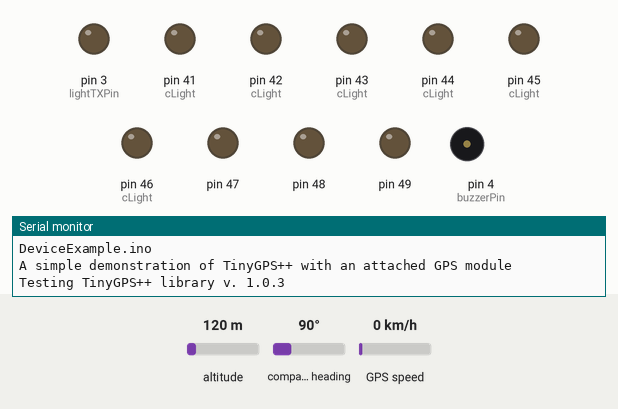
This sketch was run on a simulated Arduino Mega 2560, built with avr-gcc and run on an emulated ATmega2560. On the bench: output pins drawn as LEDs (lit = HIGH), buzzer (waves = sounding, pin HIGH), the last lines printed to the serial monitor. The inputs (shaded band) are chosen by the test bench; at power-on: GPS speed 0 km/h, altitude 120 m, compass heading 90°. The GPS gets a fix after 3 s at 37.7749, -122.4194 with 8 satellites.

Above: at 0.1 s.
At 1.2 s:
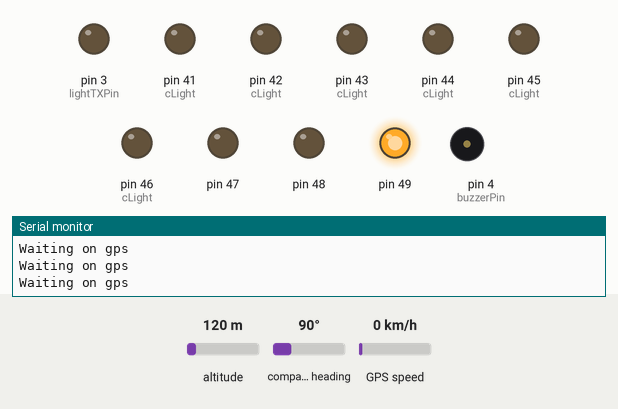
1.3 s: GPS speed set to 90 km/h
At 4.7 s:
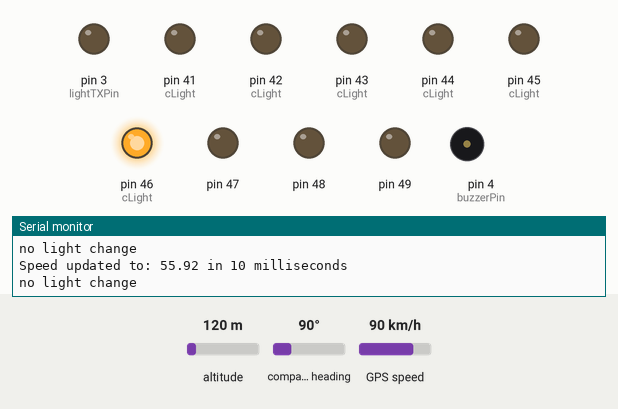
Timing chart, 0 to 6.2 s (numbered marks = the images above; inputs shaded):
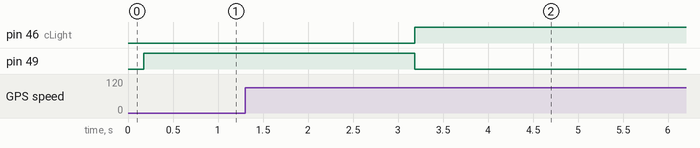

Measured:
- after the input at 1.3 s, pin 41 (cLight): stays LOW (without the input it goes to HIGH after 1.9 s); pin 46 (cLight): LOW → HIGH after 1.9 s

The sketch:

Smart_Light_Bar_Controller.ino
```cpp
#include <TinyGPS++.h>
#include <SparkFun_ADXL345.h>         // SparkFun ADXL345 Library
#include <ezButton.h>
//#include <SoftwareSerial.h>


/*********** acellerometer COMMUNICATION SELECTION ***********/
/*    Comment Out The One You Are Not Using    */
//ADXL345 adxl = ADXL345(10);           // USE FOR SPI COMMUNICATION, ADXL345(CS_PIN);
ADXL345 adxl = ADXL345();             // USE FOR I2C COMMUNICATION

static const int RXPin = 19, TXPin = 18;
static const uint32_t GPSBaud = 9600;
int currentLightsetting = 0;
static const int lightTXPin = 3;
int cLight = 41;
int cSpeed = 1;
// MPH of full spot setting
int spotSpeed = 50;
int newSpeedSetting = 1;
int justbooted = 1;
unsigned long gpsSpeedMillis;
int previousGPSspeed = 0 ;
int currentGpsSpeed = 0;

//Array of speeds to change light settings
int lightSettingsSpeeds[5];
int hasRecentAcitivity;
// The TinyGPS++ object
TinyGPSPlus gps;

//Button pressing vars
const int SHORT_PRESS_TIME = 1000; // 1000 milliseconds
const int LONG_PRESS_TIME  = 2000; // 1000 milliseconds
ezButton button(2);  // create ezButton object that attach to pin
unsigned long pressedTime  = 0;
unsigned long releasedTime = 0;
bool isPressing = false;
bool isLongDetected = false;

const int buzzerPin = 4; //buzzer to arduino pin 9


// The serial connection to the GPS device
//SoftwareSerial ss(RXPin, TXPin);

void setup()
{
 Serial.begin(9600);
 Serial2.begin(GPSBaud);
 button.setDebounceTime(50); // set debounce button time to 50 milliseconds

 // /*
 //     setup accelerometer
 // */
 // adxl.powerOn();                     // Power on the ADXL345

 // adxl.setRangeSetting(16);           // Give the range settings
 //                                     // Accepted values are 2g, 4g, 8g or 16g
 //                                     // Higher Values = Wider Measurement Range
 //                                     // Lower Values = Greater Sensitivity

 // adxl.setSpiBit(0);                  // Configure the device to be in 4 wire SPI mode when set to '0' or 3 wire SPI mode when set to 1
 //                                     // Default: Set to 1
 //                                     // SPI pins on the ATMega328: 11, 12 and 13 as reference in SPI Library

 // adxl.setActivityXYZ(1, 1, 1);       // Set to activate movement detection in the axes "adxl.setActivityXYZ(X, Y, Z);" (1 == ON, 0 == OFF)
 // adxl.setActivityThreshold(21);      // 62.5mg per increment   // Set activity   // Inactivity thresholds (0-255)
 // adxl.setInactivityXYZ(1, 1, 1);     // Set to detect inactivity in all the axes "adxl.setInactivityXYZ(X, Y, Z);" (1 == ON, 0 == OFF)
 // adxl.setInactivityThreshold(20);    // 62.5mg per increment   // Set inactivity // Inactivity thresholds (0-255)
 // adxl.setTimeInactivity(5);         // How many seconds of no activity is inactive?

 //  // Turn on Interrupts for each mode (1 == ON, 0 == OFF)
 // adxl.InactivityINT(1);
 // adxl.ActivityINT(1);

 /*
   Setup led pins
 */

 //Lighting control pins
  pinMode(41, OUTPUT);
  pinMode(42, OUTPUT);
  pinMode(43, OUTPUT);
  pinMode(44, OUTPUT);
  pinMode(45, OUTPUT);
  pinMode(46, OUTPUT);
  pinMode(47, OUTPUT);

 //Blue Ready Lighting
  pinMode(48, OUTPUT);
 //Error led light
  pinMode(49, OUTPUT);
 // buzzer pin
  pinMode(buzzerPin, OUTPUT);

  pinMode(lightTXPin, OUTPUT);

 Serial.println(F("DeviceExample.ino"));
 Serial.println(F("A simple demonstration of TinyGPS++ with an attached GPS module"));
 Serial.print(F("Testing TinyGPS++ library v. ")); Serial.println(TinyGPSPlus::libraryVersion());
 Serial.println(F("by Mikal Hart"));
 Serial.println();
}

void loop()
{

 int blueLight = 0;
 //ADXL_ISR();
 // This sketch displays information every time a new sentence is correctly encoded.
 while (Serial2.available() > 0){

   //Check new speed and populate light settings ranges
   if(newSpeedSetting){
     Serial.println("New Speed Setting");
     int tempVar = spotSpeed / 5;
     for (byte i = 0; i < 5; i = i + 1) {
       lightSettingsSpeeds[i] = (i+1)*(tempVar);

       Serial.println(lightSettingsSpeeds[i]);
     }
     Serial.println("full array");
     Serial.println(lightSettingsSpeeds[0]);
     Serial.println(lightSettingsSpeeds[1]);
     Serial.println(lightSettingsSpeeds[2]);
     Serial.println(lightSettingsSpeeds[3]);
     Serial.println(lightSettingsSpeeds[4]);
     Serial.println("full done");
     //reset new speed setting
     newSpeedSetting = 0;

   }


   /*
   Main logic to change light bar settings based on speed
   */
    if (gps.encode(Serial2.read()))
     //displayInfo();

    if (gps.speed.isValid())
    {
      // if(justbooted == 1){
      //   Serial.println("in just booted");
      //   previousGPSspeed = gps.speed.mph();
      //   cSpeed = previousGPSspeed;
      //   gpsSpeedMillis = millis();  //timmer for gps MPH refresh rate
      //   justbooted = 0;
      //  }

      // if(justbooted == 0 ){
      //   Serial.println("in no just booted");
      //   int currentMillis = millis();
      //   if ((currentMillis - gpsSpeedMillis) < 1000)
      //   {
      //     int acell = (currentGpsSpeed - previousGPSspeed ) / ((currentMillis - gpsSpeedMillis)/1000);
      //     Serial.println("Acell is ---");
      //     Serial.println(acell);
      //     cSpeed = cSpeed + acell;
      //   }
      //   else{
      //     Serial.println("in 1sec else");
      //     previousGPSspeed = currentGpsSpeed;
      //     currentGpsSpeed = gps.speed.mph();
      //     cSpeed = currentGpsSpeed;
      //     gpsSpeedMillis = millis();
      //   }

      // }


      // else {
      //   Serial.println("just booted issue") ;
      // }

      /*
          GPS MPH speed update logging
      */
      if(gps.speed.isUpdated()){
        int time = (millis() - gpsSpeedMillis);

        Serial.print("Speed updated to: ");
        Serial.print(gps.speed.mph());
        Serial.print(" in ");
        Serial.print(time);
        Serial.println(" milliseconds ");
        gpsSpeedMillis = millis();

        digitalWrite(48, LOW);


      }
      else if(!gps.speed.isUpdated()){
        int time = gpsSpeedMillis - millis();
        Serial.print("Speed Not Updated: ");
        Serial.println(gps.speed.mph());
        digitalWrite(48, HIGH);
      }
      else{
        Serial.println("speed update check failed");
      }

      cSpeed = gps.speed.mph()   ;
      //Serial.println(cSpeed);

      // clear error light
      digitalWrite(49, LOW);

      if(cSpeed < lightSettingsSpeeds[0]){

        digitalWrite(cLight, LOW);
        digitalWrite(41, HIGH);
        cLight = 41;
        sendLightSetting(1);
        //Serial.println("1st light");

      }
      else if(cSpeed < lightSettingsSpeeds[1] ){
        digitalWrite(cLight, LOW);
        digitalWrite(42, HIGH);
        cLight = 42;
        sendLightSetting(2);
        //Serial.println("2th light");

      }
      else if(cSpeed < lightSettingsSpeeds[2] ){

        digitalWrite(cLight, LOW);
        digitalWrite(43, HIGH);
        cLight = 43;
        sendLightSetting(3);
        //Serial.println("3th light");

      }
      else if(cSpeed < lightSettingsSpeeds[3] ){
        digitalWrite(cLight, LOW);
        digitalWrite(44, HIGH);
        cLight = 44;
        sendLightSetting(4);
        //Serial.println("4th light");


      }
      else if(cSpeed < lightSettingsSpeeds[4]){
        digitalWrite(cLight, LOW);
        digitalWrite(45, HIGH);
        cLight = 45;
        sendLightSetting(5);
        //Serial.println("5th light");
      }
      else if(cSpeed >= lightSettingsSpeeds[4]){
        digitalWrite(cLight, LOW);
        digitalWrite(46, HIGH);
        cLight = 46;
        sendLightSetting(6);
        //Serial.println("6th light");
      }
      else{
        digitalWrite(49, HIGH);
        Serial.println("MPH exeption...");
        Serial.println(cSpeed);

      }
    }
    else
    {
      Serial.println("Waiting on gps");
      digitalWrite(49, HIGH);
    }

   //Inactivity check

   // if (ADXL_ISR()== 0){
   //   digitalWrite(48, HIGH);

   // }
   // else{
   //   digitalWrite(48, LOW);

   // }
   //button logic check
   //runButtonLogic();

 }
 if (millis() > 5000 && gps.charsProcessed() < 10)
 {
   Serial.println(F("No GPS detected: check wiring."));
   while(true);
   //write login to flash red light for major error
 }


}

/*
 accelerometer inturrups
*/
bool ADXL_ISR() {
 int inActivity;
 // getInterruptSource clears all triggered actions after returning value
 // Do not call again until you need to recheck for triggered actions
 byte interrupts = adxl.getInterruptSource();

 int activity;
 // Inactivity
 if(adxl.triggered(interrupts, ADXL345_INACTIVITY)){
   Serial.println("*** INACTIVITY triggered ***");
   activity = 0;
   hasRecentAcitivity = 0;
 }
 else if(adxl.triggered(interrupts, ADXL345_ACTIVITY)){
   //Serial.println("*** ACTIVITY triggered ***");
   activity = 1;
   hasRecentAcitivity = 1;

    //add code here to do when activity is sensed
 }
 else if(hasRecentAcitivity){ // if recent activity has occuredbut no innactive trigger... there is still acitivity
   activity = 1;
 }
  // Activity

 return activity;
 }

void runButtonLogic(){
 button.loop(); // MUST call the loop() function first

 if(button.isPressed()){
   pressedTime = millis();
   isPressing = true;
   isLongDetected = false;
 }

 if(button.isReleased()) {
   isPressing = false;
   releasedTime = millis();

   long pressDuration = releasedTime - pressedTime;

   if( pressDuration < SHORT_PRESS_TIME ){
     Serial.println("A short press is detected");
     buzzerBeep1();
   }
 }

 if(isPressing == true && isLongDetected == false) {
   long pressDuration = millis() - pressedTime;

   if( pressDuration > LONG_PRESS_TIME ) {
     Serial.println("A long press is detected");
     isLongDetected = true;
     buzzerBeep2();
   }
 }
}

void buzzerBeep1(){
 tone(buzzerPin, 2300);
 delay(100);
 noTone(buzzerPin);
}
void buzzerBeep2(){
 tone(buzzerPin, 2300);
 delay(100);
 noTone(buzzerPin);
 delay(100);
 tone(buzzerPin, 2300);
 delay(100);
 noTone(buzzerPin);
}
// GPS info debugging
void displayInfo()
{
 Serial.print(F("Location: "));
 if (gps.location.isValid())
 {
   Serial.print(gps.location.lat(), 6);
   Serial.print(F(","));
   Serial.print(gps.location.lng(), 6);
 }
 else
 {
   Serial.print(F("INVALID"));
 }

 Serial.print(F("  Date/Time: "));
 if (gps.date.isValid())
 {
   Serial.print(gps.date.month());
   Serial.print(F("/"));
   Serial.print(gps.date.day());
   Serial.print(F("/"));
   Serial.print(gps.date.year());
 }
 else
 {
   Serial.print(F("INVALID"));
 }

 Serial.print(F(" "));
 if (gps.time.isValid())
 {
   if (gps.time.hour() < 10) Serial.print(F("0"));
   Serial.print(gps.time.hour());
   Serial.print(F(":"));
   if (gps.time.minute() < 10) Serial.print(F("0"));
   Serial.print(gps.time.minute());
   Serial.print(F(":"));
   if (gps.time.second() < 10) Serial.print(F("0"));
   Serial.print(gps.time.second());
   Serial.print(F("."));
   if (gps.time.centisecond() < 10) Serial.print(F("0"));
   Serial.print(gps.time.centisecond());
 }
 else
 {
   Serial.print(F("INVALID"));
 }

 Serial.print(F(" ,speed="));
 if (gps.speed.isValid())
 {
   Serial.print(gps.speed.mph());
 }
 else
 {
   Serial.println("INVALID");
 }

 Serial.println();
}
void sendLightSetting(int lightIndex)
{

 //Serial.println("Speed Setting"+lightIndex);

  if (currentLightsetting == lightIndex ){
    Serial.println("no light change");
  }
  else {
    digitalWrite(lightTXPin, HIGH);
    delayMicroseconds(1050);
    digitalWrite(lightTXPin, LOW);
    delayMicroseconds(80);
    digitalWrite(lightTXPin, HIGH);
    delayMicroseconds(1050);
    digitalWrite(lightTXPin, LOW);
    delayMicroseconds(80);

    for (int i =0 ; i < lightIndex; i++){
      digitalWrite(lightTXPin, HIGH);
      delayMicroseconds(80);
      digitalWrite(lightTXPin, LOW);
      delayMicroseconds(80);
    }
    currentLightsetting = lightIndex;
    Serial.println("It Changed!");
  }


}
```
